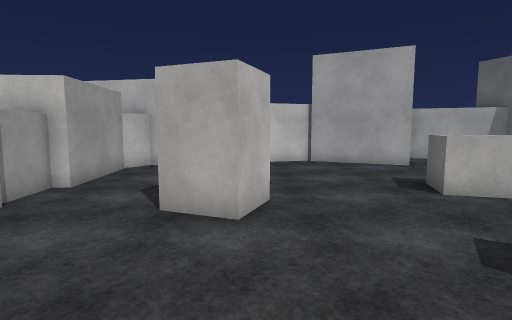
View 1 (above)

13 first-person views from a walk through a Unity game level. The camera is 1.5 m above the floor, tilts 6° down and sees 80° across. The floor is counted in squares, 1 m on a side. Each view is taken from the middle of a square. On the plan, view 1 faces up. The plan holds only what a view shows up to about 15 squares ahead; the rest is blank. Surface patterns are stand-ins for the level's own textures.

View 2
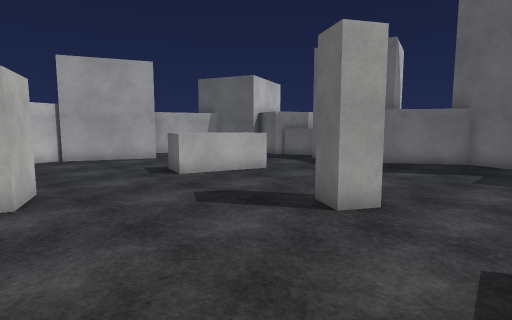

View 3
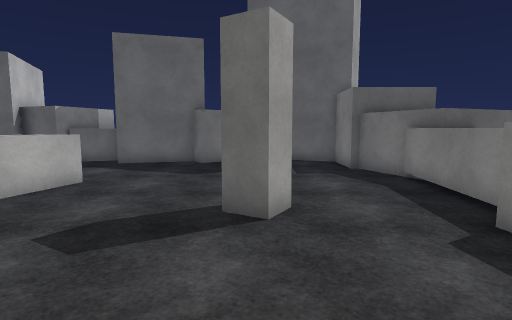

View 4
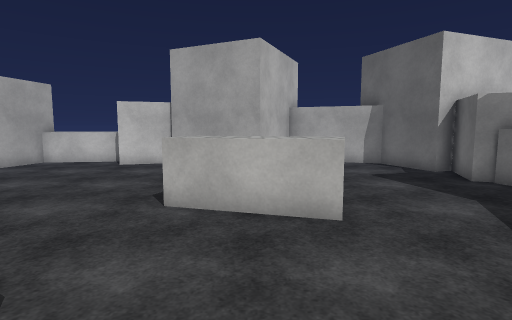

View 5
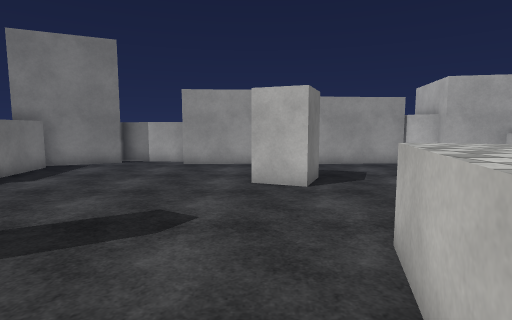

View 6
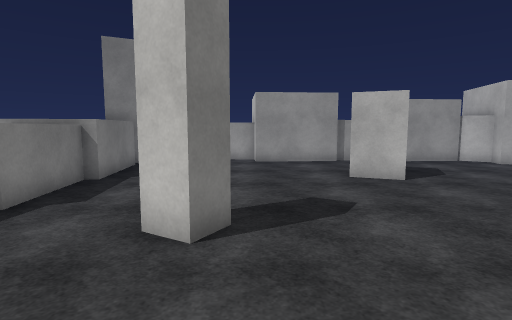

View 7
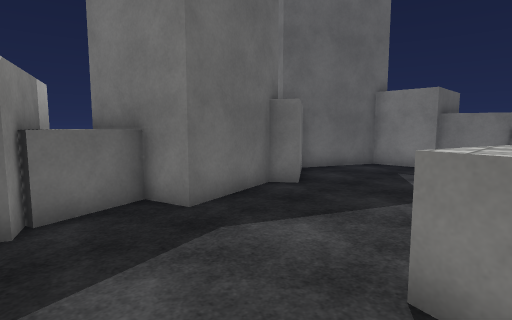

View 8
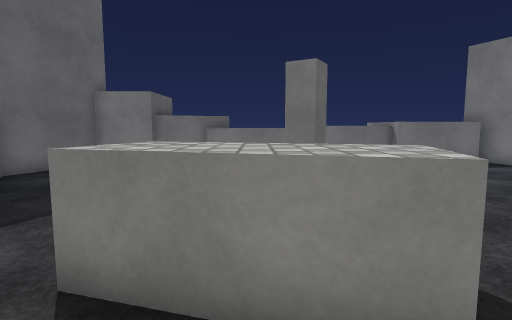

View 9
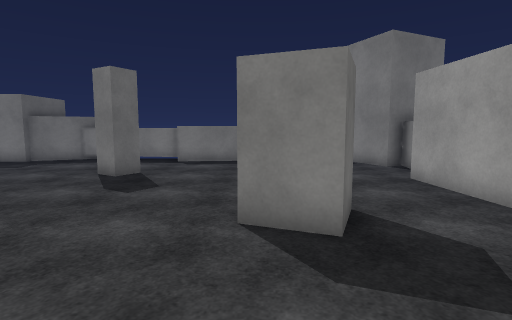

View 10
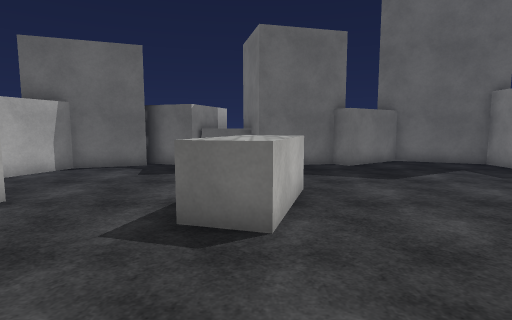

View 11
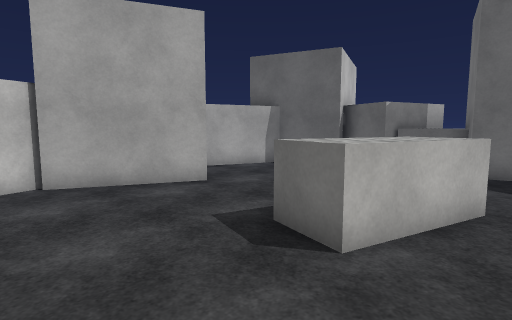

View 12
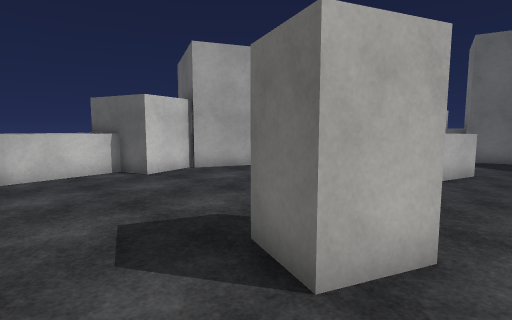

View 13
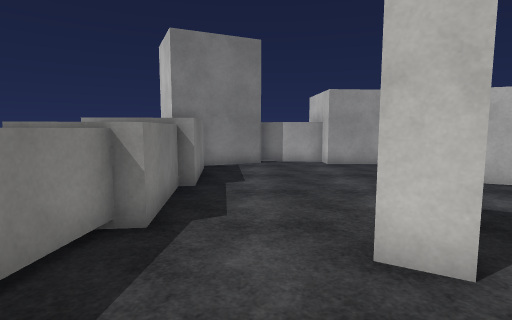

### Floor plan
Key: @ floor where view 1 was taken; # wall or solid block; . floor; = window, fence, low wall or low ledge; ^ raised ledge; O other object.
Columns run from 6 left of view 1 to 15 right of it. Each row starts with its distance up from view 1.
 16    ^ ^^
 15    ^^^^      ####
 14    ^..##### ##..###
 13   #.......###.....#
 12  ##...............##
 11  #.................#
 10  #.................#
  9  #.................###
  8  #.........^^......^^^
  7  ^...O....=^^^=...##^^
  6  ^..OOO.....^^....##
  5  #...OO...........##
  4  #.................#
  3  #.................#
  2 ##.................##
  1 #.........##........#
  0 #.....@.............#
 -1 ##.................##
 -2  #.................#
 -3  ##^^^^###^^^..#####
 -4   #   ^   ^  ^##
 -5       ^   ^   #
 -6               #

Where each view was taken, in squares from view 1:
view 1: 0 up, 0 right, facing up
view 2: 2 down, 1 left, facing up-right
view 3: 1 up, 1 left, facing right
view 4: 1 up, 6 right, facing up
view 5: 5 up, 8 right, facing left
view 6: 2 up, 9 right, facing left
view 7: 10 up, 7 right, facing down-right
view 8: 10 up, 6 right, facing down
view 9: 11 up, 0 right, facing down
view 10: 7 up, 0 right, facing right
view 11: 5 up, 1 right, facing up-right
view 12: 4 up, 4 left, facing up-right
view 13: 1 down, 8 right, facing left
